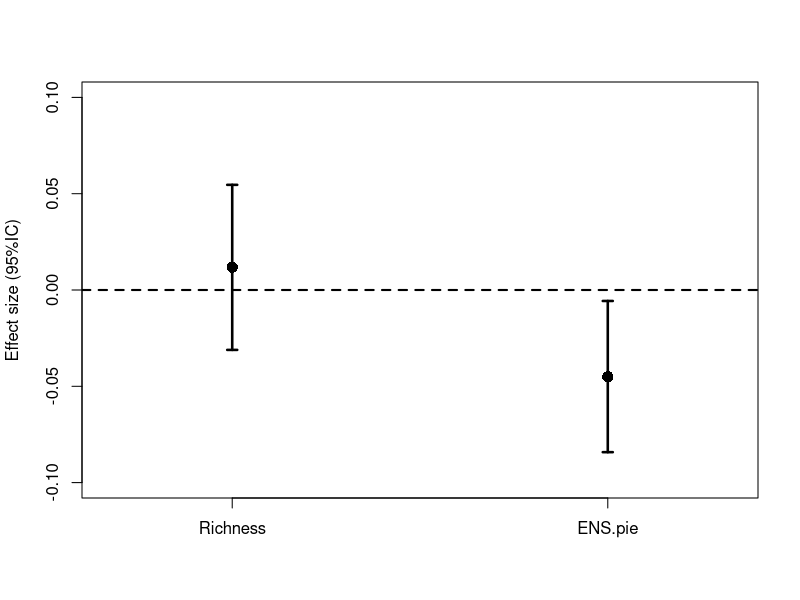
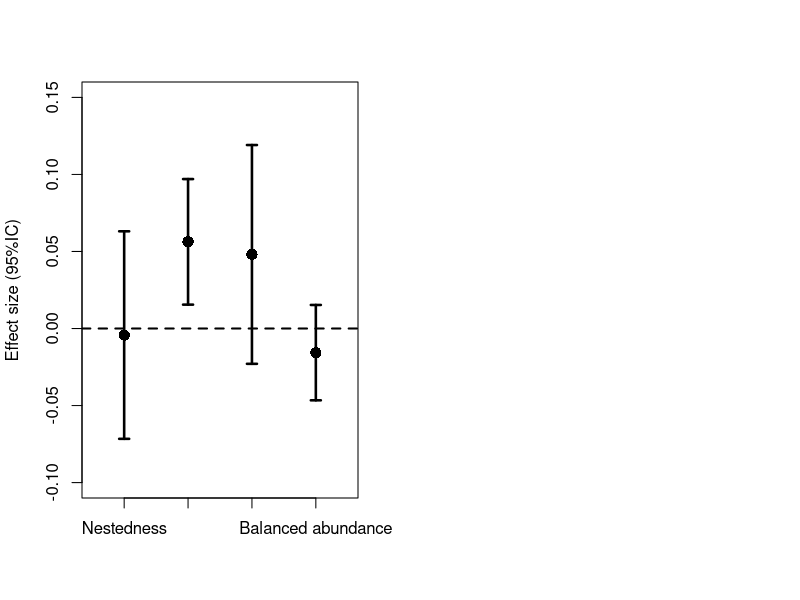

The R script that drew these images, in order:
## Plots effect size
##Alpha diversity
x=c(1.2,1.8)
avg=c(0.0118, -0.0450)
lower=c(-0.0311, -0.0842)
upper=c(0.0546,-0.0057)
plot(1, type="n", xlab="", xaxt="n", ylab="Effect size (95%IC)", xlim=c(1, 2), ylim=c(-.1, .1))
points(x,avg, pch=16,cex=1.5)
arrows(x, lower, x, upper, length=0.05, angle=90, code=3,lwd=2.5)
abline(h=0,lty=2, lwd=2)
axis(side=1,at=x,label=c("Richness", "ENS.pie"),cex.lab=14, las=1)
par(mfrow=c(1,2))

##Beta diversity
x=c(1,2,3,4)
avg=c(-0.0043,0.0563,0.0481,-0.0157)
lower=c(-0.0716, 0.0155 , -0.0229, -0.0466)
upper=c(0.0631,0.0970,  0.1191,  0.0153)
plot(1, type="n", xlab="", xaxt="n", ylab="Effect size (95%IC)", xlim=c(0.5, 4.5), ylim=c(-.1, .15))
points(x,avg, pch=16,cex=1.5)
arrows(x, lower, x, upper, length=0.05, angle=90, code=3,lwd=2.5)
abline(h=0,lty=2, lwd=2)
axis(side=1,at=x,label=c("Nestedness"," Turnover"," Gradient abundance","Balanced abundance"), cex.lab=14, las=1)

